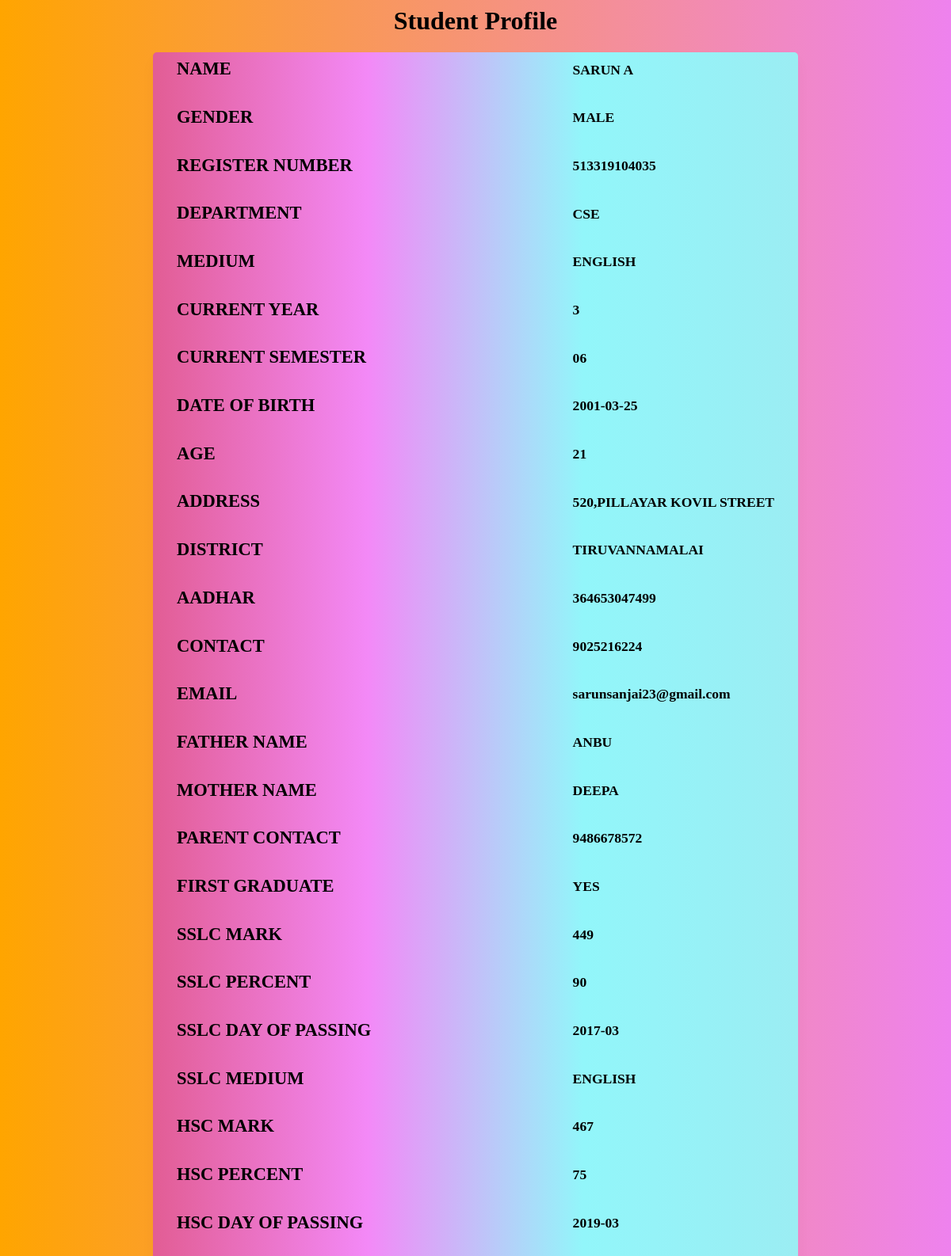
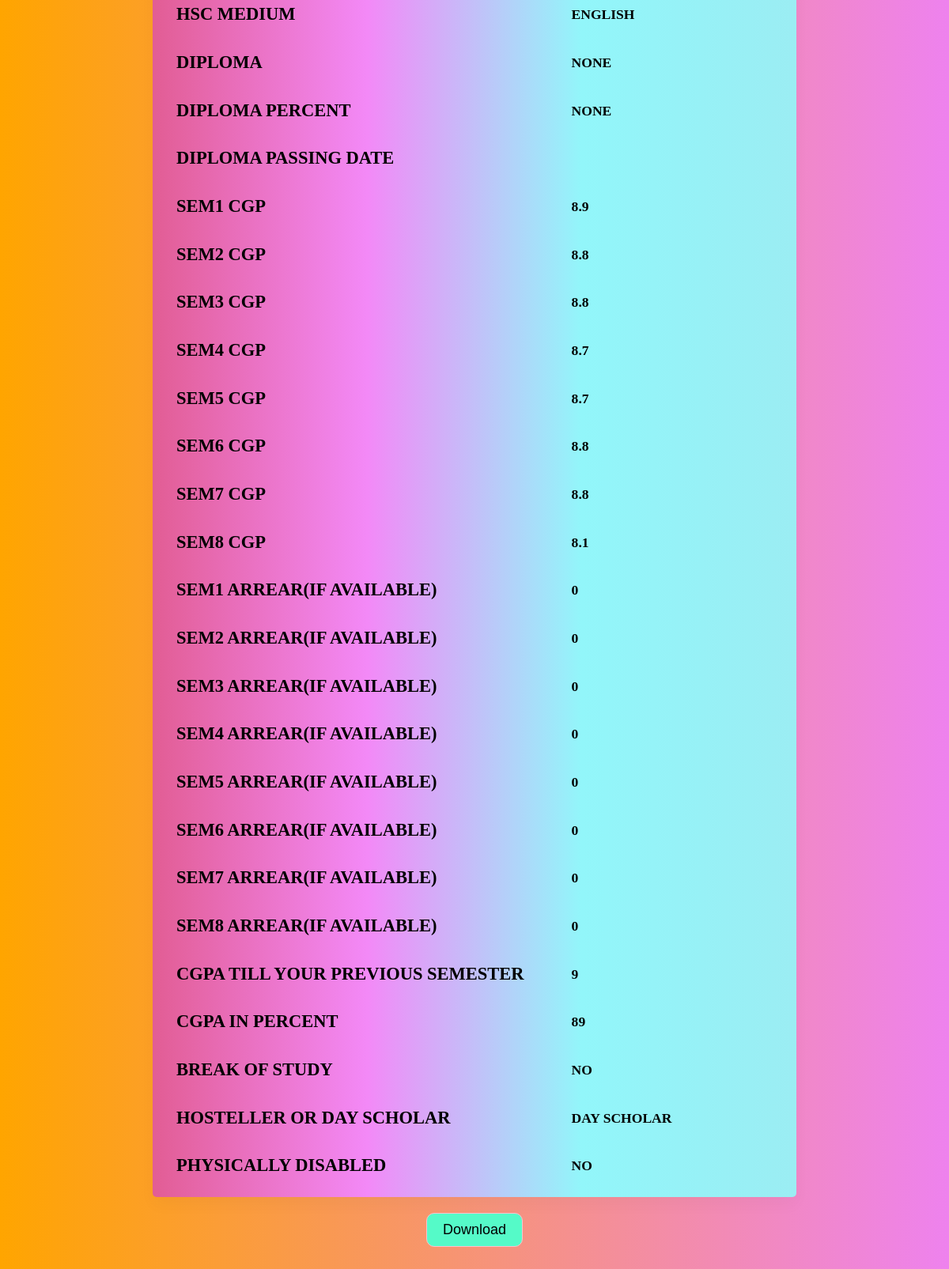
The app's page /studetail2.php?register=513319104035 with its own data (2 pictures, top to bottom).
### tables this page shows
CREATE TABLE `register` (
  `name` varchar(30) NOT NULL,
  `gender` varchar(15) NOT NULL,
  `regno` varchar(20) NOT NULL,
  `dept` varchar(30) NOT NULL,
  `med` varchar(30) NOT NULL,
  `year` varchar(100) NOT NULL,
  `sem` varchar(100) NOT NULL,
  `DOB` varchar(20) NOT NULL,
  `age` varchar(100) NOT NULL,
  `address1` varchar(300) NOT NULL,
  `district` varchar(100) NOT NULL,
  `aadhar` varchar(100) NOT NULL,
  `contact1` varchar(100) NOT NULL,
  `email` varchar(100) NOT NULL,
  `fname` varchar(100) NOT NULL,
  `mname` varchar(100) NOT NULL,
  `pcontact` varchar(100) NOT NULL,
  `sslcm` varchar(100) NOT NULL,
  `sslc` varchar(100) NOT NULL,
  `sslcd` varchar(20) NOT NULL,
  `sslcme` varchar(100) NOT NULL,
  `hscm` varchar(100) NOT NULL,
  `hsc` varchar(100) NOT NULL,
  `hscd` varchar(20) NOT NULL,
  `hscme` varchar(100) NOT NULL,
  `dd` varchar(100) NOT NULL,
  `dp` varchar(100) NOT NULL,
  `dda` varchar(100) NOT NULL,
  `ug` varchar(100) NOT NULL,
  `sem1` varchar(100) NOT NULL,
  `sem2` varchar(100) NOT NULL,
  `sem3` varchar(100) NOT NULL,
  `sem4` varchar(100) NOT NULL,
  `sem5` varchar(100) NOT NULL,
  `sem6` varchar(100) NOT NULL,
  `sem7` varchar(100) NOT NULL,
  `sem8` varchar(100) NOT NULL,
  `asem1` varchar(100) NOT NULL,
  `asem2` varchar(100) NOT NULL,
  `asem3` varchar(100) NOT NULL,
  `asem4` varchar(100) NOT NULL,
  `asem5` varchar(100) NOT NULL,
  `asem6` varchar(100) NOT NULL,
  `asem7` varchar(100) NOT NULL,
  `asem8` varchar(100) NOT NULL,
  `cgpa` varchar(100) NOT NULL,
  `bos` varchar(100) NOT NULL,
  `hord` varchar(100) NOT NULL,
  `physical` varchar(100) NOT NULL,
  `fg` varchar(100) NOT NULL
);

### studetail2.php (the view, shortened to what this page needs)
<html>
<head>
</head>
<body id=login>
</body>
</html>
<?php
$conn =  new mysqli('localhost','root','','placement') or die('connection faild');
$username=$_GET['register'];
$getlogin="SELECT * FROM register WHERE regno='$username'";
$result=mysqli_query($conn,$getlogin);
while($row = mysqli_fetch_array($result)){
	echo "<center>";
	echo "<form><h1> Student Profile </h1>";
	echo "<table>";
	echo "<tr><td><h2>NAME      </td>"; echo "<td><h3>"; echo $row["name"]."</td></tr>";
	echo "<tr><td><h2>GENDER       </td>"; echo "<td><h3>"; echo $row["gender"]."</td></tr>";
	echo "<tr><td><h2>REGISTER NUMBER </td>"; echo "<td><h3>"; echo $row["regno"]."</td></tr>";
	echo "<tr><td><h2>DEPARTMENT      </td>"; echo "<td><h3>"; echo $row["dept"]."</td></tr>";
	echo "<tr><td><h2>MEDIUM         </td>"; echo "<td><h3>"; echo $row["med"]."</td></tr>";
	echo "<tr><td><h2>CURRENT YEAR        </td>"; echo "<td><h3>"; echo $row["year"]."</td></tr>";
	echo "<tr><td><h2>CURRENT SEMESTER          "; echo "<td><h3>"; echo $row["sem"]."</td></tr>";
	echo "<tr><td><h2>DATE OF BIRTH             "; echo "<td><h3>"; echo $row["DOB"]."</td></tr>";
	echo "<tr><td><h2>AGE   </td>"; echo "<td><h3>"; echo $row["age"]."</td></tr>";
	echo "<tr><td><h2>ADDRESS   </td>"; echo "<td><h3>"; echo $row["address1"]."</td></tr>";
	echo "<tr><td><h2>DISTRICT      </td>"; echo "<td><h3>"; echo $row["district"]."</td></tr>";
	echo "<tr><td><h2>AADHAR     </td>"; echo "<td><h3>"; echo $row["aadhar"]."</td></tr>";
	echo "<tr><td><h2>CONTACT  </td>"; echo "<td><h3>"; echo $row["contact1"]."</td></tr>";
	echo "<tr><td><h2>EMAIL     </td>"; echo "<td class=email><h3>"; echo $row["email"]."</td></tr>";
	echo "<tr><td><h2>FATHER NAME     </td>"; echo "<td><h3>"; echo $row["fname"]."</td></tr>";
	echo "<tr><td><h2>MOTHER NAME </td>"; echo "<td><h3>"; echo $row["mname"]."</td></tr>";
	echo "<tr><td><h2>PARENT CONTACT </td>"; echo "<td><h3>"; echo $row["pcontact"]."</td></tr>";
    echo "<tr><td><h2>FIRST GRADUATE   </td>"; echo "<td><h3>"; echo $row["fg"]."</td></tr>";
	echo "<tr><td><h2>SSLC MARK </td>"; echo "<td><h3>"; echo $row["sslcm"]."</td></tr>";
	echo "<tr><td><h2>SSLC PERCENT </td>"; echo "<td><h3>"; echo $row["sslc"]."</td></tr>";
	echo "<tr><td><h2>SSLC DAY OF PASSING   </td>"; echo "<td><h3>"; echo $row["sslcd"]."</td></tr>";
	echo "<tr><td><h2>SSLC MEDIUM        </td>"; echo "<td><h3>"; echo $row["sslcme"]."</td></tr>";
	echo "<tr><td><h2>HSC MARK         </td>"; echo "<td><h3>"; echo $row["hscm"]."</td></tr>";
	echo "<tr><td><h2>HSC PERCENT   </td>"; echo "<td><h3>"; echo $row["hsc"]."</td></tr>";
	echo "<tr><td><h2>HSC DAY OF PASSING      </td>"; echo "<td><h3>"; echo $row["hscd"]."</td></tr>";
	echo "<tr><td><h2>HSC MEDIUM          </td>"; echo "<td><h3>"; echo $row["hscme"]."</td></tr>";
	echo "<tr><td><h2>DIPLOMA        </td>"; echo "<td><h3>"; echo $row["dd"]."</td></tr>";
	echo "<tr><td><h2>DIPLOMA PERCENT        </td>"; echo "<td><h3>"; echo $row["dp"]."</td></tr>";
	echo "<tr><td><h2>DIPLOMA PASSING DATE            </td>"; echo "<td><h3>"; echo $row["dda"]."</td></tr>";
	echo "<tr><td><h2>SEM1 CGP   </td>"; echo "<td><h3>"; echo $row["sem1"]."</td></tr>";
	echo "<tr><td><h2>SEM2 CGP </td>"; echo "<td><h3>"; echo $row["sem2"]."</td></tr>";
	echo "<tr><td><h2>SEM3 CGP    </td>"; echo "<td><h3>"; echo $row["sem3"]."</td></tr>";
	echo "<tr><td><h2>SEM4 CGP   </td>"; echo "<td><h3>"; echo $row["sem4"]."</td></tr>";
	echo "<tr><td><h2>SEM5 CGP     </td>"; echo "<td><h3>"; echo $row["sem5"]."</td></tr>";
	echo "<tr><td><h2>SEM6 CGP     </td>"; echo "<td><h3>"; echo $row["sem6"]."</td></tr>";
	echo "<tr><td><h2>SEM7 CGP </td>"; echo "<td><h3>"; echo $row["sem7"]."</td></tr>";
	echo "<tr><td><h2>SEM8 CGP </td>"; echo "<td><h3>"; echo $row["sem8"]."</td></tr>";
	echo "<tr><td><h2>SEM1 ARREAR(IF AVAILABLE)   </td>"; echo "<td><h3>"; echo $row["asem1"]."</td></tr>";
	echo "<tr><td><h2>SEM2 ARREAR(IF AVAILABLE) </td>"; echo "<td><h3>"; echo $row["asem2"]."</td></tr>";
	echo "<tr><td><h2>SEM3 ARREAR(IF AVAILABLE)    </td>"; echo "<td><h3>"; echo $row["asem3"]."</td></tr>";
	echo "<tr><td><h2>SEM4 ARREAR(IF AVAILABLE)   </td>"; echo "<td><h3>"; echo $row["asem4"]."</td></tr>";
	echo "<tr><td><h2>SEM5 ARREAR(IF AVAILABLE)     </td>"; echo "<td><h3>"; echo $row["asem5"]."</td></tr>";
	echo "<tr><td><h2>SEM6 ARREAR(IF AVAILABLE)     </td>"; echo "<td><h3>"; echo $row["asem6"]."</td></tr>";
	echo "<tr><td><h2>SEM7 ARREAR(IF AVAILABLE) </td>"; echo "<td><h3>"; echo $row["asem7"]."</td></tr>";
	echo "<tr><td><h2>SEM8 ARREAR(IF AVAILABLE) </td>"; echo "<td><h3>"; echo $row["asem8"]."</td></tr>";
	echo "<tr><td><h2>CGPA TILL YOUR PREVIOUS SEMESTER </td>"; echo "<td><h3>"; echo $row["cgpa"]."</td></tr>";
    echo "<tr><td><h2>CGPA IN PERCENT     </td>"; echo "<td><h3>"; echo $row["ug"]."</td></tr>";
	echo "<tr><td><h2>BREAK OF STUDY    </td>"; echo "<td><h3>"; echo $row["bos"]."</td></tr>";
	echo "<tr><td><h2>HOSTELLER OR DAY SCHOLAR   </td>"; echo "<td><h3>"; echo $row["hord"]."</td></tr>";
    echo "<tr><td><h2>PHYSICALLY DISABLED   </td>"; echo "<td><h3>"; echo $row["physical"]."</td></tr>";
	echo "</table>";
}
?><?php
$url_prameters='$username=' . $username;
echo'<div class = "export-container">';
		echo '<center>
					  <button class = "btn">
						  <a href="studown.php?'.$url_prameters . '">Download</a>
					  </button>
			  </center>';
	   echo'</div>';
	  ?>

### studetail2.php (style rules this page uses)
table { border-collapse: collapse; background: -webkit-linear-gradient(left,#e25d94,#f389f7,#92f6fa,#9bedf3); box-shadow: 0 10px 20px 0 rgba(0,0,0,.03); border-radius: 5px; margin: auto; }
th,td { padding: 8px 30px; text-align: center; color: black; font-family: ; }
td { font-size: 15px; text-transform: uppercase; text-align:left; }
.email { text-transform:lowercase; }
#login { background: linear-gradient(to left,violet,orange); }
.export-container { margin-top: 20px; margin-bottom: 50px; }
.btn { padding:10px 20px; background-color: rgb(85, 250, 200); size:30px; border-radius:10px; border:1px solid pink; }
.btn a { color: #000000; font-family:sans-serif; text-decoration: none; font-size:18px; }

### records on screen
register: name "SARUN A", gender "MALE", regno "513319104035", dept "CSE", med "ENGLISH", year "3", sem "06", DOB "2001-03-25", age "21", address1 "520,PILLAYAR KOVIL STREET", district "TIRUVANNAMALAI", aadhar "364653047499", contact1 "9025216224", email "sarunsanjai23@gmail.com", fname "ANBU", mname "DEEPA", pcontact "9486678572", fg "YES", sslcm "449", sslc "90", sslcd "2017-03", sslcme "ENGLISH", hscm "467", hsc "75", hscd "2019-03", hscme "ENGLISH", dd "NONE", dp "NONE", sem1 "8.9", sem2 "8.8", sem3 "8.8", sem4 "8.7", sem5 "8.7", sem6 "8.8", sem7 "8.8", sem8 "8.1", asem1 "0", asem2 "0", asem3 "0", asem4 "0", asem5 "0", asem6 "0", asem7 "0", asem8 "0", cgpa "9", ug "89", bos "NO", hord "DAY SCHOLAR", physical "NO"
